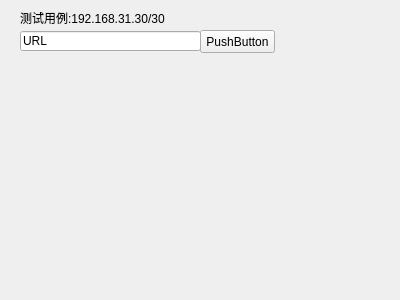
<?xml version="1.0" encoding="UTF-8"?>
<ui version="4.0">
 <class>IsLivedForm</class>
 <widget class="QWidget" name="IsLivedForm">
  <property name="geometry">
   <rect>
    <x>0</x>
    <y>0</y>
    <width>400</width>
    <height>300</height>
   </rect>
  </property>
  <property name="windowTitle">
   <string>Form</string>
  </property>
  <widget class="QPushButton" name="pushButton">
   <property name="geometry">
    <rect>
     <x>200</x>
     <y>30</y>
     <width>75</width>
     <height>23</height>
    </rect>
   </property>
   <property name="text">
    <string>PushButton</string>
   </property>
  </widget>
  <widget class="QLineEdit" name="lineEdit">
   <property name="geometry">
    <rect>
     <x>20</x>
     <y>31</y>
     <width>181</width>
     <height>20</height>
    </rect>
   </property>
   <property name="text">
    <string>URL</string>
   </property>
  </widget>
  <widget class="QLabel" name="label">
   <property name="geometry">
    <rect>
     <x>20</x>
     <y>10</y>
     <width>231</width>
     <height>16</height>
    </rect>
   </property>
   <property name="text">
    <string>测试用例:192.168.31.30/30</string>
   </property>
  </widget>
 </widget>
 <resources/>
 <connections/>
</ui>
